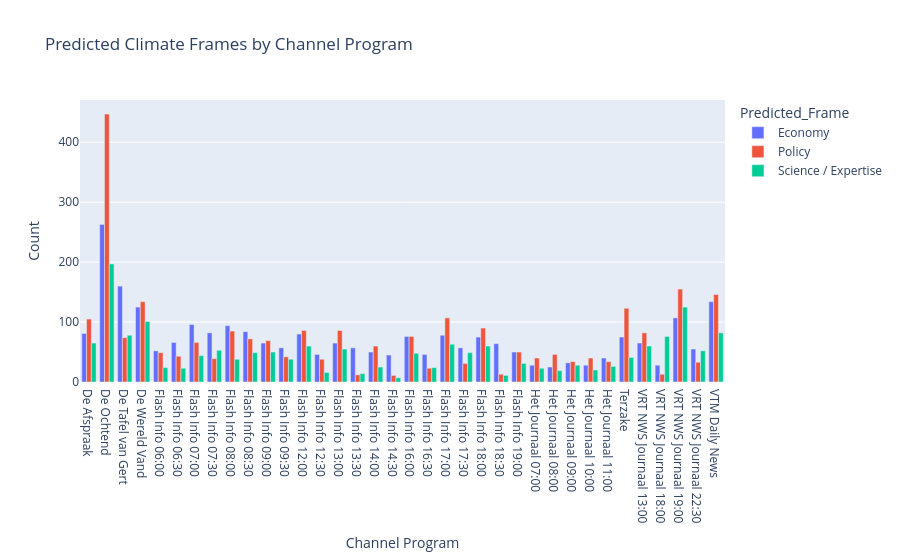

The code cell stored with this chart in its notebook:
### Code cell
channel_frames_program = (
    filtered_df_final.groupby(
        ["Channel Program", "Predicted_Frame_Logistic"]
    )
    .size()
    .reset_index(name="Count")
)

# Deleting Unrelated from the Count to only plot Policy, Economy and Science/Expertise
channel_frames_program = channel_frames_program[channel_frames_program["Predicted_Frame_Logistic"] != "Unrelated"]

fig = px.bar(
    channel_frames_program,
    x="Channel Program",
    y="Count",
    color="Predicted_Frame_Logistic",
    title="Predicted Climate Frames by Channel Program",
    barmode="group"
)

fig.show()

### Figure 1 — Plotly figure (JSON) as saved in the notebook; plotly's stock layout.template omitted (floating-point values rounded to 4 significant figures)
{"data": [{"alignmentgroup": "True", "hovertemplate": "Predicted_Frame=Economy<br>Channel Program=%{x}<br>Count=%{y}<extra></extra>", "legendgroup": "Economy", "marker": {"color": "#636efa", "pattern": {"shape": ""}}, "name": "Economy", "offsetgroup": "Economy", "orientation": "v", "showlegend": true, "textposition": "auto", "type": "bar", "x": ["De Afspraak", "De Ochtend", "De Tafel van Gert", "De Wereld Vand", "Flash Info 06:00", "Flash Info 06:30", "Flash Info 07:00", "Flash Info 07:30", "Flash Info 08:00", "Flash Info 08:30", "Flash Info 09:00", "Flash Info 09:30", "Flash Info 12:00", "Flash Info 12:30", "Flash Info 13:00", "Flash Info 13:30", "Flash Info 14:00", "Flash Info 14:30", "Flash Info 16:00", "Flash Info 16:30", "Flash Info 17:00", "Flash Info 17:30", "Flash Info 18:00", "Flash Info 18:30", "Flash Info 19:00", "Het Journaal 07:00", "Het Journaal 08:00", "Het Journaal 09:00", "Het Journaal 10:00", "Het Journaal 11:00", "Terzake", "VRT NWS Journaal 13:00", "VRT NWS Journaal 18:00", "VRT NWS Journaal 19:00", "VRT NWS Journaal 22:30", "VTM Daily News"], "xaxis": "x", "y": [81, 263, 160, 125, 52, 66, 96, 82, 94, 84, 65, 57, 80, 46, 65, 57, 50, 45, 76, 46, 78, 57, 75, 64, 50, 28, 25, 32, 28, 40, 75, 65, 28, 107, 55, 134], "yaxis": "y"}, {"alignmentgroup": "True", "hovertemplate": "Predicted_Frame=Policy<br>Channel Program=%{x}<br>Count=%{y}<extra></extra>", "legendgroup": "Policy", "marker": {"color": "#EF553B", "pattern": {"shape": ""}}, "name": "Policy", "offsetgroup": "Policy", "orientation": "v", "showlegend": true, "textposition": "auto", "type": "bar", "x": ["De Afspraak", "De Ochtend", "De Tafel van Gert", "De Wereld Vand", "Flash Info 06:00", "Flash Info 06:30", "Flash Info 07:00", "Flash Info 07:30", "Flash Info 08:00", "Flash Info 08:30", "Flash Info 09:00", "Flash Info 09:30", "Flash Info 12:00", "Flash Info 12:30", "Flash Info 13:00", "Flash Info 13:30", "Flash Info 14:00", "Flash Info 14:30", "Flash Info 16:00", "Flash Info 16:30", "Flash Info 17:00", "Flash Info 17:30", "Flash Info 18:00", "Flash Info 18:30", "Flash Info 19:00", "Het Journaal 07:00", "Het Journaal 08:00", "Het Journaal 09:00", "Het Journaal 10:00", "Het Journaal 11:00", "Terzake", "VRT NWS Journaal 13:00", "VRT NWS Journaal 18:00", "VRT NWS Journaal 19:00", "VRT NWS Journaal 22:30", "VTM Daily News"], "xaxis": "x", "y": [105, 447, 74, 134, 49, 43, 66, 39, 85, 72, 69, 42, 86, 38, 86, 12, 60, 11, 76, 23, 107, 31, 90, 13, 50, 40, 46, 34, 40, 34, 123, 82, 13, 155, 33, 146], "yaxis": "y"}, {"alignmentgroup": "True", "hovertemplate": "Predicted_Frame=Science / Expertise<br>Channel Program=%{x}<br>Count=%{y}<extra></extra>", "legendgroup": "Science / Expertise", "marker": {"color": "#00cc96", "pattern": {"shape": ""}}, "name": "Science / Expertise", "offsetgroup": "Science / Expertise", "orientation": "v", "showlegend": true, "textposition": "auto", "type": "bar", "x": ["De Afspraak", "De Ochtend", "De Tafel van Gert", "De Wereld Vand", "Flash Info 06:00", "Flash Info 06:30", "Flash Info 07:00", "Flash Info 07:30", "Flash Info 08:00", "Flash Info 08:30", "Flash Info 09:00", "Flash Info 09:30", "Flash Info 12:00", "Flash Info 12:30", "Flash Info 13:00", "Flash Info 13:30", "Flash Info 14:00", "Flash Info 14:30", "Flash Info 16:00", "Flash Info 16:30", "Flash Info 17:00", "Flash Info 17:30", "Flash Info 18:00", "Flash Info 18:30", "Flash Info 19:00", "Het Journaal 07:00", "Het Journaal 08:00", "Het Journaal 09:00", "Het Journaal 10:00", "Het Journaal 11:00", "Terzake", "VRT NWS Journaal 13:00", "VRT NWS Journaal 18:00", "VRT NWS Journaal 19:00", "VRT NWS Journaal 22:30", "VTM Daily News"], "xaxis": "x", "y": [65, 197, 78, 101, 24, 23, 44, 53, 38, 49, 50, 38, 60, 16, 55, 14, 25, 7, 48, 24, 63, 49, 60, 11, 31, 23, 19, 28, 20, 26, 41, 60, 76, 125, 52, 82], "yaxis": "y"}], "layout": {"barmode": "group", "legend": {"title": {"text": "Predicted_Frame"}, "tracegroupgap": 0}, "title": {"text": "Predicted Climate Frames by Channel Program"}, "xaxis": {"anchor": "y", "domain": [0, 1], "title": {"text": "Channel Program"}}, "yaxis": {"anchor": "x", "domain": [0, 1], "title": {"text": "Count"}}}}
